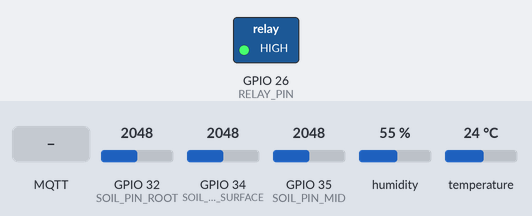
Bench run of a sketch on a simulated ESP32. Shown: switched loads named in the sketch (green lamp = pin HIGH). The test bench sets the inputs (shaded band); at power-on: GPIO 32 (SOIL_PIN_ROOT) = 2048, GPIO 34 (SOIL_PIN_SURFACE) = 2048, GPIO 35 (SOIL_PIN_MID) = 2048, humidity 55 %, temperature 24 °C. WiFi joins after 1.5 s; servers stay silent unless stated; no MQTT or app messages arrive unless stated; what the sketch prints to the serial monitor is not drawn.

Above: at 2.7 s.
2.8 s: MQTT message "ON:8" arrives on the first subscribed topic
At 4.0 s:
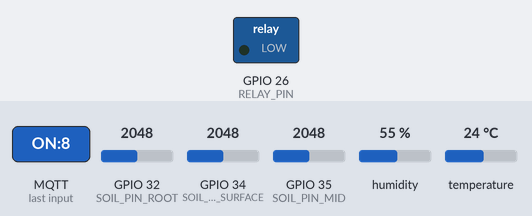
12.3 s: MQTT message "ON" arrives on the first subscribed topic
At 28.6 s:
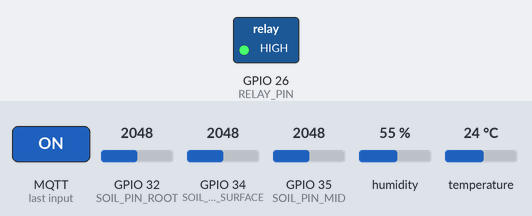
Timing chart, 0 to 30.1 s (numbered marks = the images above; inputs shaded):
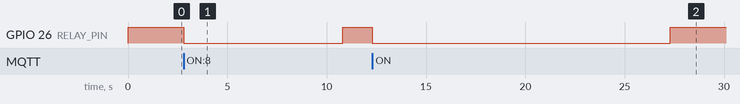

Measured:
- after the input at 2.8 s, GPIO 26 (RELAY_PIN): HIGH → LOW at once, → HIGH 8.0 s later
- after the input at 12.3 s, GPIO 26 (RELAY_PIN): HIGH → LOW at once, → HIGH 15.0 s later

The sketch:

sensor_node_original.ino
```cpp
/*
  ============================================================
  SMART IRRIGATION - PLANT NODE FIRMWARE
  (camera node and leaf-wetness sensor removed — soil x3 + DHT22 + pump only)
  ============================================================
  What this does, in plain words:
    1. Connects your ESP32 to your WiFi.
    2. Reads the soil moisture sensor and the DHT22 (temp/humidity).
    3. Sends those readings to the cloud every 10 seconds using MQTT
       (think of MQTT as a mailbox: this device drops letters in,
       and your cloud/app picks them up).
    4. Listens for a "water now" command from the cloud/app, and
       when it gets one, turns the pump on for a set number of
       seconds, then turns it off automatically (with a safety
       cutoff so it can never run forever by mistake).

  BEFORE YOU UPLOAD:
    - Fill in your WiFi name + password below (WIFI_SSID / WIFI_PASSWORD)
    - Fill in your MQTT broker address (MQTT_BROKER) — for testing you
      can get a free one instantly at https://www.hivemq.com/mqtt/public-mqtt-broker/
      (use broker.hivemq.com, port 1883, for testing only — it's public,
      don't send anything private through it)
    - Give this specific plant a unique name (PLANT_ID) if you'll have
      more than one node later

  LIBRARIES YOU NEED (install via Arduino IDE > Tools > Manage Libraries):
    - "PubSubClient" by Nick O'Leary        (MQTT)
    - "DHT sensor library" by Adafruit      (temp/humidity)
    - "Adafruit Unified Sensor"             (required by the DHT library)
    - ESP32 board support installed via Boards Manager (search "esp32")
  ============================================================
*/

#include <WiFi.h>
#include <PubSubClient.h>
#include <DHT.h>

// ---------- 1. FILL THESE IN ----------
const char* WIFI_SSID     = "YOUR_WIFI_NAME";
const char* WIFI_PASSWORD = "YOUR_WIFI_PASSWORD";
const char* MQTT_BROKER   = "broker.hivemq.com";   // swap for your own broker later
const int   MQTT_PORT     = 1883;
const char* PLANT_ID      = "plant01";             // unique name for this node

// ---------- 2. PIN SETUP (matches the wiring guide) ----------
// UPGRADE: three soil sensors at different depths instead of one, so the
// system can see how water actually moves down through the soil over time.
#define SOIL_PIN_SURFACE  34   // ~2-3cm deep: reacts fastest, dries fastest
#define SOIL_PIN_MID      35   // ~7-8cm deep: mid root zone
#define SOIL_PIN_ROOT      32   // ~15cm deep: near the main roots, most important for watering decisions
#define DHT_PIN    4    // DHT22 data pin
#define RELAY_PIN  26   // relay signal pin (controls the pump)
#define DHTTYPE    DHT22

// ---------- 3. TUNABLE SETTINGS ----------
const unsigned long READ_INTERVAL_MS   = 10000;   // read + publish every 10 sec
const unsigned long MAX_PUMP_RUN_MS    = 15000;   // safety cutoff: pump never runs longer than 15 sec per command
// Most cheap blue 1-channel relay modules are "active LOW": the relay switches ON when the
// signal pin goes LOW. If yours clicks ON at boot while the pump is unplugged, set this to false.
// (In the Wokwi simulator with a plain LED, set it to false.)
const bool RELAY_ACTIVE_LOW = true;
const int SOIL_DRY_VALUE  = 3000;                 // sensor reading in dry air (calibrate this!)
const int SOIL_WET_VALUE  = 1200;                 // sensor reading fully in water (calibrate this!)

// ---------- MQTT TOPICS (the "mailbox addresses") ----------
String TOPIC_SOIL_SURFACE = String("plants/") + PLANT_ID + "/soil/surface";
String TOPIC_SOIL_MID     = String("plants/") + PLANT_ID + "/soil/mid";
String TOPIC_SOIL_ROOT    = String("plants/") + PLANT_ID + "/soil/root";
String TOPIC_TEMP     = String("plants/") + PLANT_ID + "/temp";
String TOPIC_HUMIDITY = String("plants/") + PLANT_ID + "/humidity";
String TOPIC_STATUS   = String("plants/") + PLANT_ID + "/status";
String TOPIC_COMMAND  = String("plants/") + PLANT_ID + "/water"; // cloud sends "ON" here to trigger watering

// ---------- internals, no need to touch ----------
WiFiClient espClient;
PubSubClient mqttClient(espClient);
DHT dht(DHT_PIN, DHTTYPE);

unsigned long lastReadTime = 0;
bool pumpRunning = false;
unsigned long pumpStartTime = 0;
unsigned long pumpRunDurationMs = MAX_PUMP_RUN_MS;  // can be overridden per command, see below

void pumpOn()  { digitalWrite(RELAY_PIN, RELAY_ACTIVE_LOW ? LOW  : HIGH); }
void pumpOff() { digitalWrite(RELAY_PIN, RELAY_ACTIVE_LOW ? HIGH : LOW);  }

int readSoilPercent(int pin) {
  int raw = analogRead(pin);
  int percent = map(raw, SOIL_DRY_VALUE, SOIL_WET_VALUE, 0, 100);
  return constrain(percent, 0, 100);
}

void connectWiFi() {
  Serial.print("Connecting to WiFi");
  WiFi.begin(WIFI_SSID, WIFI_PASSWORD);
  while (WiFi.status() != WL_CONNECTED) {
    delay(500);
    Serial.print(".");
  }
  Serial.println("\nWiFi connected! IP address: " + WiFi.localIP().toString());
}

void mqttCallback(char* topic, byte* payload, unsigned int length) {
  String message;
  for (unsigned int i = 0; i < length; i++) message += (char)payload[i];
  Serial.println("Message on [" + String(topic) + "]: " + message);

  // UPGRADE: supports a control-panel "manual water" button.
  // Payload can be plain "ON" (uses the default duration) or
  // "ON:8" to run for a custom 8 seconds — this lets the app/site
  // offer a duration slider instead of only a fixed watering time.
  // Whatever number comes in, it's still capped at MAX_PUMP_RUN_MS
  // for safety -- a command can never make the pump run longer than that.
  if (String(topic) == TOPIC_COMMAND && message.startsWith("ON") && !pumpRunning) {
    unsigned long requestedMs = MAX_PUMP_RUN_MS;
    int colonIndex = message.indexOf(':');
    if (colonIndex != -1) {
      int seconds = message.substring(colonIndex + 1).toInt();
      if (seconds > 0) requestedMs = (unsigned long)seconds * 1000UL;
    }
    pumpRunDurationMs = min(requestedMs, MAX_PUMP_RUN_MS);

    Serial.printf("Watering command received. Pump ON for %lu ms.\n", pumpRunDurationMs);
    pumpOn();
    pumpRunning = true;
    pumpStartTime = millis();
    mqttClient.publish(TOPIC_STATUS.c_str(), "watering");
  }
}

void connectMQTT() {
  while (!mqttClient.connected()) {
    Serial.print("Connecting to MQTT broker...");
    String clientId = String("esp32-") + PLANT_ID;
    if (mqttClient.connect(clientId.c_str())) {
      Serial.println("connected!");
      mqttClient.subscribe(TOPIC_COMMAND.c_str());
    } else {
      Serial.print("failed, rc=");
      Serial.print(mqttClient.state());
      Serial.println(" retrying in 3 seconds");
      delay(3000);
    }
  }
}

void setup() {
  Serial.begin(115200);
  pumpOff();                      // set the OFF level first...
  pinMode(RELAY_PIN, OUTPUT);     // ...then make the pin an output (pump stays OFF at boot)
  pumpOff();
  dht.begin();

  connectWiFi();
  mqttClient.setServer(MQTT_BROKER, MQTT_PORT);
  mqttClient.setCallback(mqttCallback);
}

void loop() {
  if (!mqttClient.connected()) connectMQTT();
  mqttClient.loop();

  // Safety cutoff: never let the pump run past MAX_PUMP_RUN_MS
  if (pumpRunning && (millis() - pumpStartTime >= pumpRunDurationMs)) {
    pumpOff();
    pumpRunning = false;
    Serial.println("Pump OFF (safety cutoff / cycle complete).");
    mqttClient.publish(TOPIC_STATUS.c_str(), "idle");
  }

  // Read and publish sensor data every READ_INTERVAL_MS
  if (millis() - lastReadTime >= READ_INTERVAL_MS) {
    lastReadTime = millis();

    int surfacePercent = readSoilPercent(SOIL_PIN_SURFACE);
    int midPercent     = readSoilPercent(SOIL_PIN_MID);
    int rootPercent    = readSoilPercent(SOIL_PIN_ROOT);

    float temp = dht.readTemperature();
    float humidity = dht.readHumidity();

    Serial.printf("Soil surface:%d%% mid:%d%% root:%d%%  Temp:%.1fC  Humidity:%.1f%%\n",
                  surfacePercent, midPercent, rootPercent, temp, humidity);

    mqttClient.publish(TOPIC_SOIL_SURFACE.c_str(), String(surfacePercent).c_str());
    mqttClient.publish(TOPIC_SOIL_MID.c_str(),     String(midPercent).c_str());
    mqttClient.publish(TOPIC_SOIL_ROOT.c_str(),    String(rootPercent).c_str());
    if (!isnan(temp))     mqttClient.publish(TOPIC_TEMP.c_str(), String(temp).c_str());
    if (!isnan(humidity)) mqttClient.publish(TOPIC_HUMIDITY.c_str(), String(humidity).c_str());
  }
}
```
